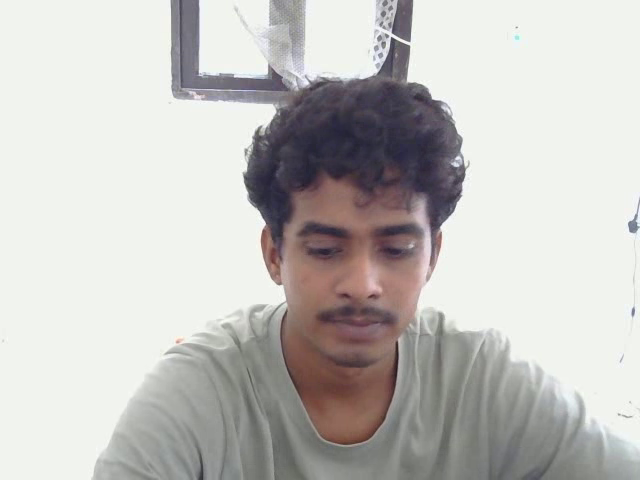
#> input picture frame 4 of opencvFirst/vid/ImgVideo.avi, 640 x 480 px
$ python _24_play_video.py
#> lines starting #> are read from the running program, lines starting #| are printed output that depends on the picture
import cv2

# Open video file
cap = cv2.VideoCapture("./vid/ImgVideo.avi")  # replace with your file name

if not cap.isOpened():
    print("Error: Could not open video file.")
    exit()

screen_width = 1208
screen_height = 768

while True:
    ret, frame = cap.read()
#> frame is the input picture: shape (480, 640, 3); mean B, G, R 190.7, 193.5, 195.5

   # Resize frame to fit screen (keep aspect ratio)
    frame = cv2.resize(frame, (screen_width, screen_height), interpolation=cv2.INTER_AREA)
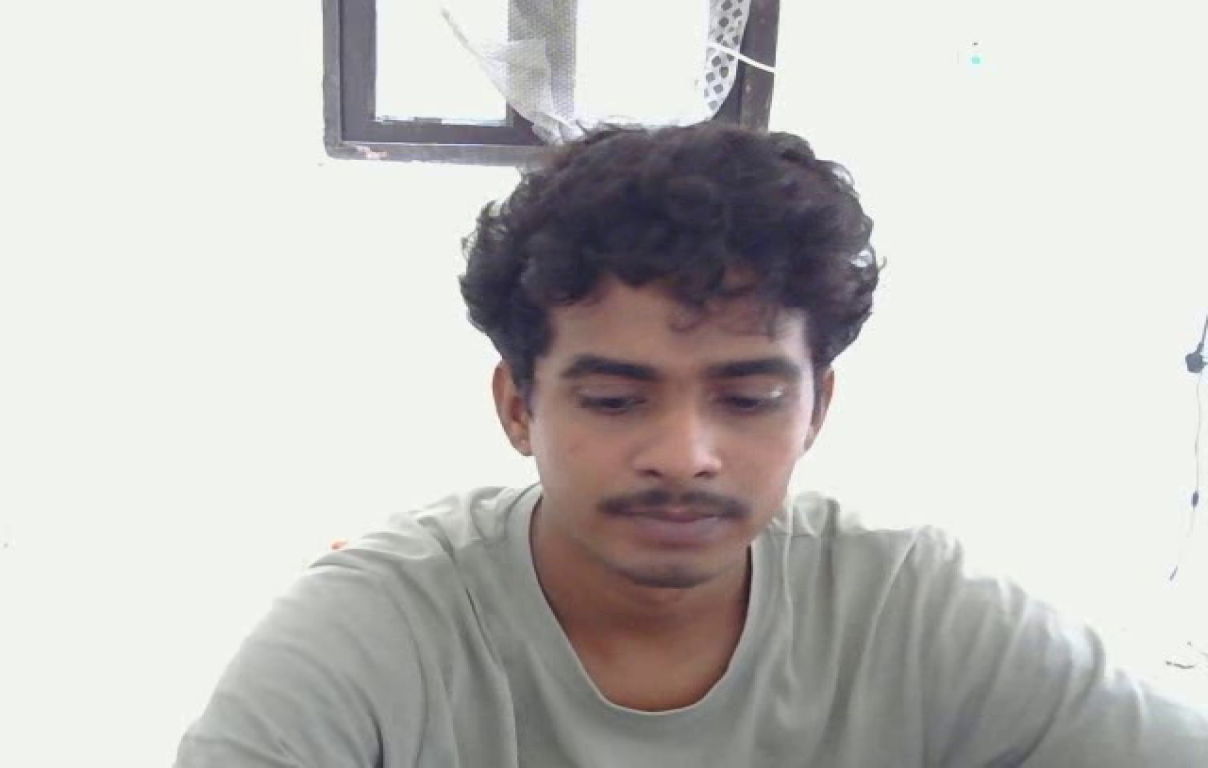
#> frame: shape (768, 1208, 3); mean B, G, R 190.7, 193.5, 195.5

    if not ret:
        print("End of video file reached")
        break

    # Show the video frame
    cv2.imshow("Video Playback", frame)

    # Press 'q' to exit playback
    if cv2.waitKey(25) & 0xFF == ord('q'):
#> (key q is pressed here)
        break

# Release resources
cap.release()
cv2.destroyAllWindows()

# python _24_play_video.py

$ run again, starting later in the video
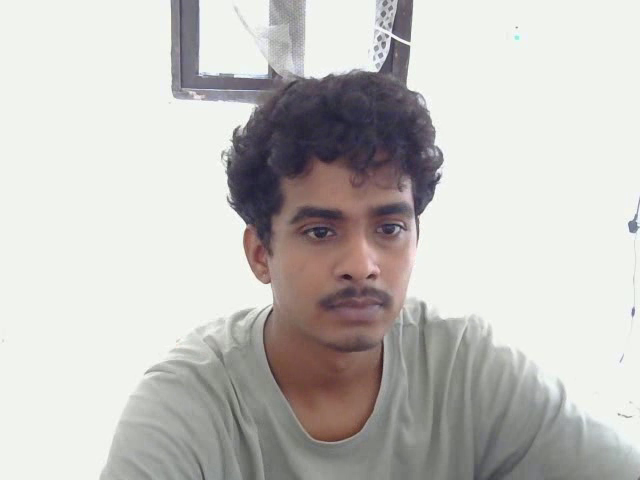
#> input picture frame 18 of opencvFirst/vid/ImgVideo.avi, 640 x 480 px
#> frame is the input picture: shape (480, 640, 3); mean B, G, R 191.1, 194.1, 196.3
#> `frame = cv2.resize(frame, (screen_width, screen_height), interpolation..`:
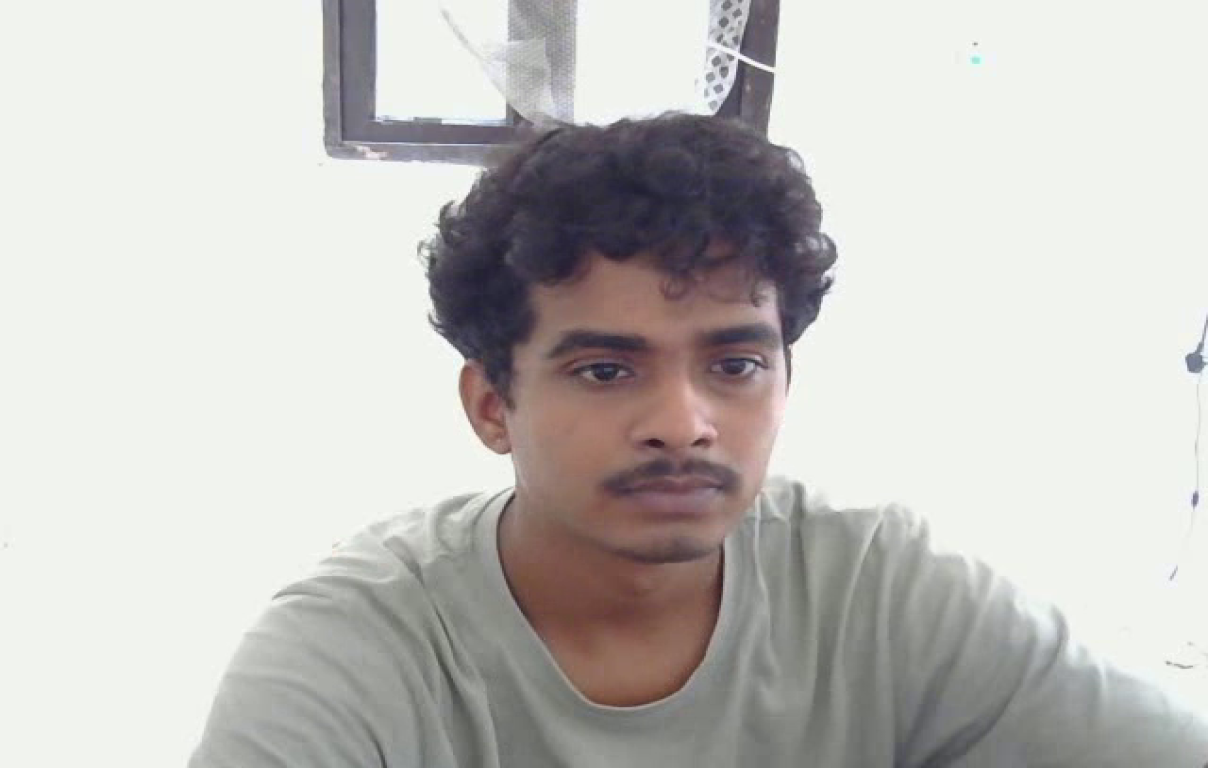
#> frame: shape (768, 1208, 3); mean B, G, R 191, 194.1, 196.3

$ run again, starting later in the video
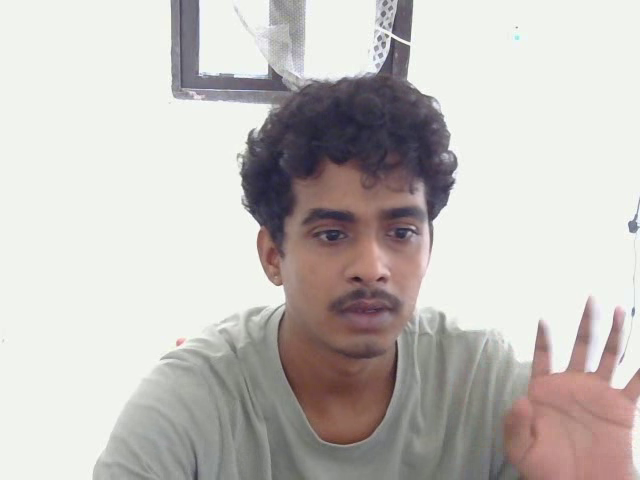
#> input picture frame 32 of opencvFirst/vid/ImgVideo.avi, 640 x 480 px
#> frame is the input picture: shape (480, 640, 3); mean B, G, R 188.1, 191.2, 195.8
#> `frame = cv2.resize(frame, (screen_width, screen_height), interpolation..`:
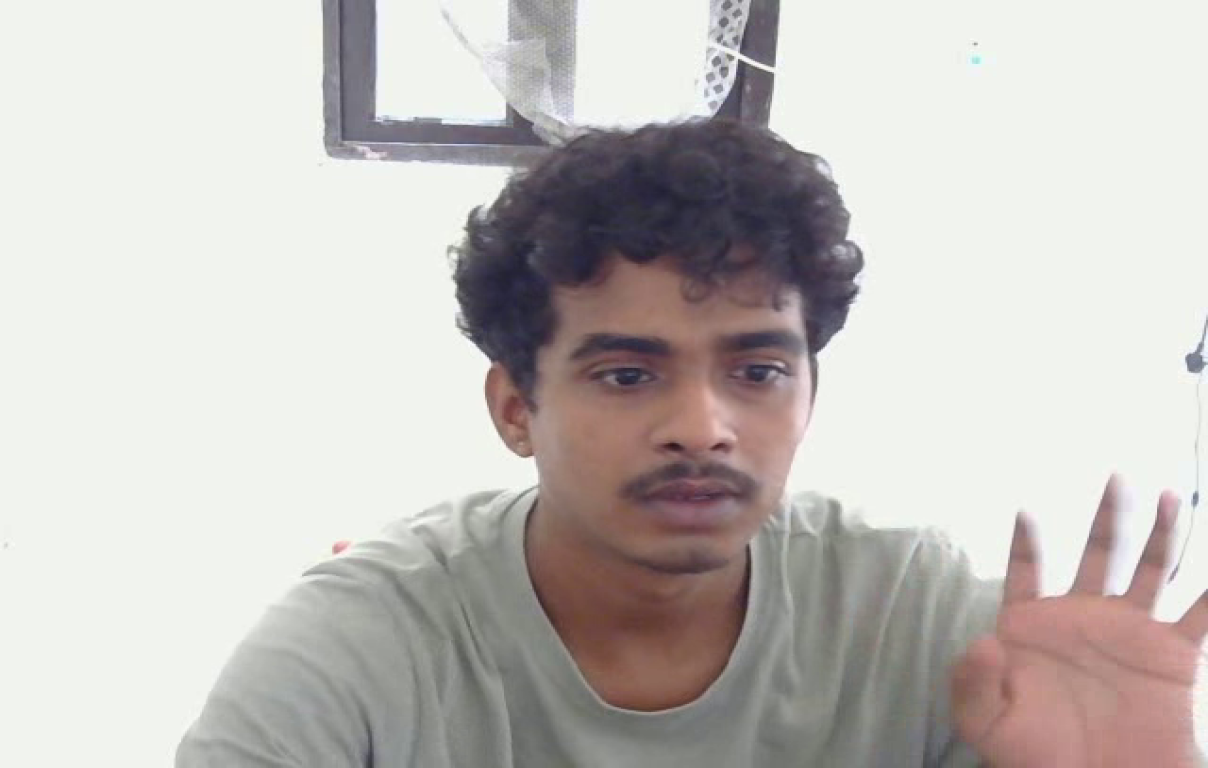
#> frame: shape (768, 1208, 3); mean B, G, R 188.1, 191.2, 195.8
